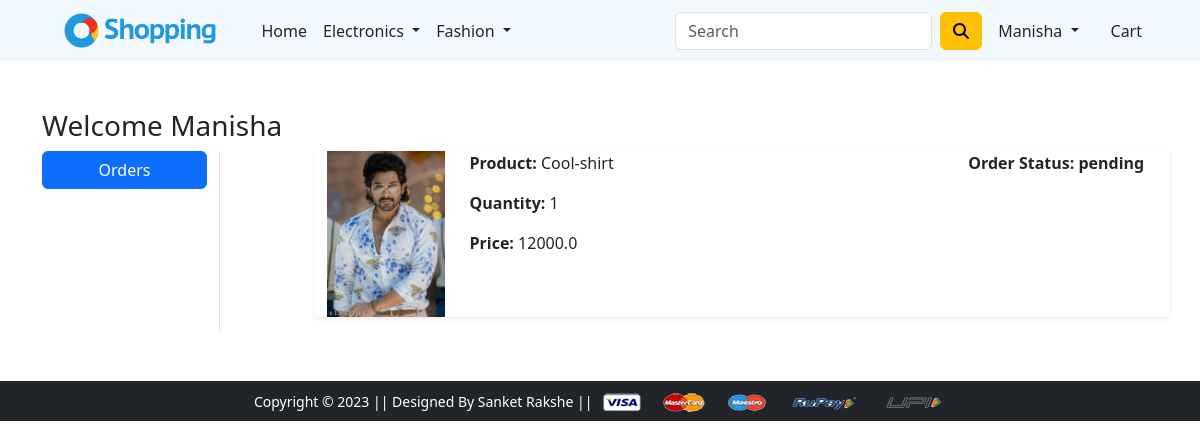
The page /orders/ (signed in) on the database its author committed.
### app/models.py (models this page shows, shortened)
class OrderPlaced(models.Model):
    user = models.ForeignKey(User, on_delete=models.CASCADE)
    customer = models.ForeignKey(Customer, on_delete=models.CASCADE)
    product = models.ForeignKey(Product, on_delete=models.CASCADE)
    quantity = models.PositiveIntegerField(default=1)
    ordered_data = models.DateTimeField(auto_now_add=True)
    status = models.CharField(max_length=50, choices=STATE_CHOICES, default='pending')
    @property
    def total_cost(self):
        return self.quantity * self.product.discounted_price

class Product(models.Model):
    title = models.CharField(max_length=100)
    setting_price = models.FloatField()
    discounted_price = models.FloatField()
    description = models.TextField()
    brand = models.CharField(max_length=100)
    category = models.CharField( choices=CATEGORY_CHOICES, max_length=2)
    product_image = models.ImageField(upload_to='productimg')

### app/views.py (the view)
# urls.py: path('orders/', views.orders, name='orders'),
@login_required
def orders(request):
 op = OrderPlaced.objects.filter(user=request.user)
 return render(request, 'app/orders.html',{'order_placed':op})

### app/templates/app/orders.html (shortened to what this page needs)
{% extends 'app/base.html' %}
{% load static %}
{% block main-content %}
<div class="container my-5">
    <div class="row">
        <h3>Welcome <span class="text-capitalize">{{request.user}}</span></h3>
        <div class="col-sm-2 border-end">
            <ul class="list-unstyled">
                <li class="d-grid"><a href="{% url 'orders' %}" class="btn btn-primary">Orders</a></li>
            </ul>
        </div>
        <div class="col-sm-9 offset-sm-1">
            {% for op in order_placed %}
            <div class="row shadow-sm mb-3">
                <div class="col-sm-2">
                    <img src="{{op.product.product_image.url}}" alt="" srcset="" class="img-fluid" height="150"
                        width="150">
                </div>
                <div class="col-sm-7">
                    <p><b>Product:</b> {{op.product.title}}</p>
                    <p><b>Quantity:</b> {{op.quantity}}</p>
                    <p><b>Price:</b> {{op.total_cost}}</p>
                </div>
                <div class="col-sm-3 fw-bold">
                    <p>Order Status: {{op.status}}</p>
                </div>
            </div>
            {% endfor %}
        </div>
    </div>
</div>
{% endblock main-content %}

### app/templates/app/base.html (shortened to what this page needs)
<!doctype html>
{% load static %}
<html lang="en">
<head>
  <link rel="stylesheet" href="https://cdnjs.cloudflare.com/ajax/libs/font-awesome/6.4.2/css/all.min.css"
 />
  <link href="https://cdn.jsdelivr.net/npm/bootstrap@5.3.2/dist/css/bootstrap.min.css" rel="stylesheet">
  <link rel="stylesheet" href="{% static 'app/css/owl.carousel.min.css' %}">
  <link rel="stylesheet" href="{% static 'app/css/all.min.css' %}">
  <link rel="stylesheet" href="{% static 'app/css/style.css' %}">
</head>
<body>
  <nav class="navbar navbar-expand-lg" style="background:#F1F9FF">
    <div class="container">
      <a class="navbar-brand text-dark" href="/" height="0px">
        <img src="{% static 'app/images/shopping4.png' %}" class="img-fluid" style="height:35px">
      </a>
      <div class="collapse navbar-collapse" id="navbarSupportedContent">
        <ul class="navbar-nav me-auto mb-2 mb-lg-0">
          <li class="nav-item">
            <a class="nav-link active text-dark" aria-current="page" href="/">Home</a>
          </li>
          <li class="nav-item dropdown">
            <a class="nav-link dropdown-toggle text-dark" href="#" id="electronicsDropdown" role="button"
              data-bs-toggle="dropdown" aria-expanded="false">
              Electronics
            </a>
          </li>
          <li class="nav-item dropdown">
            <a class="nav-link dropdown-toggle text-dark" href="#" id="fashionDropdown" role="button"
              data-bs-toggle="dropdown" aria-expanded="false">
              Fashion
            </a>
          </li>
        </ul>
        <form class="d-flex">
          <input class="form-control me-2" type="search" placeholder="Search" aria-label="Search">
          <button class="btn btn-warning" type="submit"><i class="fa-solid fa-magnifying-glass"></i></button>
        </form>
        <div>
          <ul class="navbar-nav me-auto mb-2 mb-lg-0">
            {% if request.user.is_authenticated %}
            <li class="nav-item dropdown mx-2">
              <a class="nav-link dropdown-toggle text-dark" href="#" id="profileDropdown" role="button"
                data-bs-toggle="dropdown" aria-expanded="false">
                {{request.user.username|capfirst}}
              </a>
            </li>
            <li class="nav-item mx-2">
              <a href="{% url 'showcart' %}" class="nav-link text-dark"> Cart
              </a>
            </li>
            {% endif %}
          </ul>
        </div>
      </div>
    </div>
  </nav>
  {% block main-content %} {% endblock main-content %}
  <footer class="container-fluid bg-dark text-center p-2 mt-5">
    <small class="text-white">Copyright &copy; 2023 || Designed By Sanket Rakshe || </small>
    <img src="{% static 'app/images/payment.png' %}" alt="" srcset="" class="img-fluid" height="2px">
  </footer>
</body>
</html>

### rows shown on the page
OrderPlaced: product.product_image (picture), product "Cool-shirt", quantity "1", total_cost "12000.0", status "pending"

### other values the page prints
{{ request.user.username|capfirst }} "Manisha"
{{ request.user }} "Manisha"
